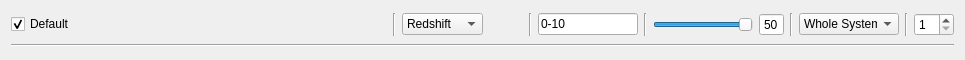
<?xml version="1.0" encoding="UTF-8"?>
<ui version="4.0">
 <class>Form</class>
 <widget class="QWidget" name="Form">
  <property name="windowModality">
   <enum>Qt::WindowModal</enum>
  </property>
  <property name="geometry">
   <rect>
    <x>0</x>
    <y>0</y>
    <width>965</width>
    <height>60</height>
   </rect>
  </property>
  <property name="sizePolicy">
   <sizepolicy hsizetype="Preferred" vsizetype="Fixed">
    <horstretch>0</horstretch>
    <verstretch>0</verstretch>
   </sizepolicy>
  </property>
  <property name="minimumSize">
   <size>
    <width>100</width>
    <height>58</height>
   </size>
  </property>
  <property name="maximumSize">
   <size>
    <width>16777215</width>
    <height>60</height>
   </size>
  </property>
  <property name="windowTitle">
   <string>Form</string>
  </property>
  <property name="windowOpacity">
   <double>0.500000000000000</double>
  </property>
  <property name="autoFillBackground">
   <bool>true</bool>
  </property>
  <property name="styleSheet">
   <string notr="true"/>
  </property>
  <layout class="QVBoxLayout" name="verticalLayout">
   <item>
    <layout class="QHBoxLayout" name="horizontalLayout">
     <property name="sizeConstraint">
      <enum>QLayout::SetDefaultConstraint</enum>
     </property>
     <property name="topMargin">
      <number>0</number>
     </property>
     <item>
      <widget class="QCheckBox" name="checkBox_layerEnable">
       <property name="maximumSize">
        <size>
         <width>16777215</width>
         <height>16777215</height>
        </size>
       </property>
       <property name="autoFillBackground">
        <bool>true</bool>
       </property>
       <property name="styleSheet">
        <string notr="true"/>
       </property>
       <property name="text">
        <string>Default</string>
       </property>
       <property name="checked">
        <bool>true</bool>
       </property>
      </widget>
     </item>
     <item>
      <spacer name="horizontalSpacer">
       <property name="orientation">
        <enum>Qt::Horizontal</enum>
       </property>
       <property name="sizeHint" stdset="0">
        <size>
         <width>40</width>
         <height>20</height>
        </size>
       </property>
      </spacer>
     </item>
     <item>
      <widget class="Line" name="line_6">
       <property name="orientation">
        <enum>Qt::Vertical</enum>
       </property>
      </widget>
     </item>
     <item>
      <widget class="QComboBox" name="comboBox_jobType">
       <property name="enabled">
        <bool>true</bool>
       </property>
       <property name="minimumSize">
        <size>
         <width>70</width>
         <height>0</height>
        </size>
       </property>
       <property name="maximumSize">
        <size>
         <width>100</width>
         <height>16777215</height>
        </size>
       </property>
       <item>
        <property name="text">
         <string>Redshift</string>
        </property>
       </item>
       <item>
        <property name="text">
         <string>Playblast</string>
        </property>
       </item>
      </widget>
     </item>
     <item>
      <spacer name="horizontalSpacer_2">
       <property name="orientation">
        <enum>Qt::Horizontal</enum>
       </property>
       <property name="sizeType">
        <enum>QSizePolicy::Maximum</enum>
       </property>
       <property name="sizeHint" stdset="0">
        <size>
         <width>40</width>
         <height>20</height>
        </size>
       </property>
      </spacer>
     </item>
     <item>
      <widget class="Line" name="line_4">
       <property name="cursor">
        <cursorShape>ArrowCursor</cursorShape>
       </property>
       <property name="mouseTracking">
        <bool>false</bool>
       </property>
       <property name="orientation">
        <enum>Qt::Vertical</enum>
       </property>
      </widget>
     </item>
     <item>
      <widget class="QLineEdit" name="lineEdit_layerRange">
       <property name="enabled">
        <bool>true</bool>
       </property>
       <property name="maximumSize">
        <size>
         <width>100</width>
         <height>16777215</height>
        </size>
       </property>
       <property name="text">
        <string>0-10</string>
       </property>
      </widget>
     </item>
     <item>
      <widget class="Line" name="line_2">
       <property name="orientation">
        <enum>Qt::Vertical</enum>
       </property>
      </widget>
     </item>
     <item>
      <widget class="QSlider" name="layerPrioritySlider">
       <property name="sizePolicy">
        <sizepolicy hsizetype="Preferred" vsizetype="Fixed">
         <horstretch>0</horstretch>
         <verstretch>0</verstretch>
        </sizepolicy>
       </property>
       <property name="minimumSize">
        <size>
         <width>100</width>
         <height>0</height>
        </size>
       </property>
       <property name="maximumSize">
        <size>
         <width>100</width>
         <height>16777215</height>
        </size>
       </property>
       <property name="autoFillBackground">
        <bool>false</bool>
       </property>
       <property name="styleSheet">
        <string notr="true"/>
       </property>
       <property name="maximum">
        <number>50</number>
       </property>
       <property name="value">
        <number>50</number>
       </property>
       <property name="orientation">
        <enum>Qt::Horizontal</enum>
       </property>
       <property name="invertedAppearance">
        <bool>false</bool>
       </property>
       <property name="invertedControls">
        <bool>false</bool>
       </property>
      </widget>
     </item>
     <item>
      <widget class="QSpinBox" name="spinBox_2">
       <property name="maximumSize">
        <size>
         <width>30</width>
         <height>16777215</height>
        </size>
       </property>
       <property name="buttonSymbols">
        <enum>QAbstractSpinBox::NoButtons</enum>
       </property>
       <property name="maximum">
        <number>50</number>
       </property>
       <property name="value">
        <number>50</number>
       </property>
      </widget>
     </item>
     <item>
      <widget class="Line" name="line_5">
       <property name="orientation">
        <enum>Qt::Vertical</enum>
       </property>
      </widget>
     </item>
     <item>
      <widget class="QComboBox" name="comboBox_layerPool">
       <property name="maximumSize">
        <size>
         <width>100</width>
         <height>16777215</height>
        </size>
       </property>
       <item>
        <property name="text">
         <string>Whole System</string>
        </property>
       </item>
       <item>
        <property name="text">
         <string>Yeti</string>
        </property>
       </item>
       <item>
        <property name="text">
         <string>1080TI</string>
        </property>
       </item>
       <item>
        <property name="text">
         <string>Redshift</string>
        </property>
       </item>
       <item>
        <property name="text">
         <string>This Machine</string>
        </property>
       </item>
      </widget>
     </item>
     <item>
      <widget class="Line" name="line_3">
       <property name="orientation">
        <enum>Qt::Vertical</enum>
       </property>
      </widget>
     </item>
     <item>
      <widget class="QSpinBox" name="spinBox_layerPacketSize">
       <property name="maximumSize">
        <size>
         <width>40</width>
         <height>16777215</height>
        </size>
       </property>
       <property name="minimum">
        <number>1</number>
       </property>
       <property name="maximum">
        <number>999</number>
       </property>
      </widget>
     </item>
    </layout>
   </item>
   <item>
    <widget class="Line" name="line">
     <property name="orientation">
      <enum>Qt::Horizontal</enum>
     </property>
    </widget>
   </item>
  </layout>
 </widget>
 <resources/>
 <connections>
  <connection>
   <sender>layerPrioritySlider</sender>
   <signal>valueChanged(int)</signal>
   <receiver>spinBox_2</receiver>
   <slot>setValue(int)</slot>
   <hints>
    <hint type="sourcelabel">
     <x>751</x>
     <y>35</y>
    </hint>
    <hint type="destinationlabel">
     <x>857</x>
     <y>34</y>
    </hint>
   </hints>
  </connection>
  <connection>
   <sender>spinBox_2</sender>
   <signal>valueChanged(int)</signal>
   <receiver>layerPrioritySlider</receiver>
   <slot>setValue(int)</slot>
   <hints>
    <hint type="sourcelabel">
     <x>857</x>
     <y>34</y>
    </hint>
    <hint type="destinationlabel">
     <x>751</x>
     <y>35</y>
    </hint>
   </hints>
  </connection>
  <connection>
   <sender>checkBox_layerEnable</sender>
   <signal>toggled(bool)</signal>
   <receiver>lineEdit_layerRange</receiver>
   <slot>setVisible(bool)</slot>
   <hints>
    <hint type="sourcelabel">
     <x>19</x>
     <y>23</y>
    </hint>
    <hint type="destinationlabel">
     <x>636</x>
     <y>34</y>
    </hint>
   </hints>
  </connection>
  <connection>
   <sender>checkBox_layerEnable</sender>
   <signal>toggled(bool)</signal>
   <receiver>line_4</receiver>
   <slot>setVisible(bool)</slot>
   <hints>
    <hint type="sourcelabel">
     <x>17</x>
     <y>22</y>
    </hint>
    <hint type="destinationlabel">
     <x>625</x>
     <y>27</y>
    </hint>
   </hints>
  </connection>
  <connection>
   <sender>checkBox_layerEnable</sender>
   <signal>toggled(bool)</signal>
   <receiver>line_2</receiver>
   <slot>setVisible(bool)</slot>
   <hints>
    <hint type="sourcelabel">
     <x>105</x>
     <y>33</y>
    </hint>
    <hint type="destinationlabel">
     <x>740</x>
     <y>28</y>
    </hint>
   </hints>
  </connection>
  <connection>
   <sender>checkBox_layerEnable</sender>
   <signal>toggled(bool)</signal>
   <receiver>layerPrioritySlider</receiver>
   <slot>setVisible(bool)</slot>
   <hints>
    <hint type="sourcelabel">
     <x>17</x>
     <y>27</y>
    </hint>
    <hint type="destinationlabel">
     <x>751</x>
     <y>35</y>
    </hint>
   </hints>
  </connection>
  <connection>
   <sender>checkBox_layerEnable</sender>
   <signal>toggled(bool)</signal>
   <receiver>spinBox_2</receiver>
   <slot>setVisible(bool)</slot>
   <hints>
    <hint type="sourcelabel">
     <x>105</x>
     <y>33</y>
    </hint>
    <hint type="destinationlabel">
     <x>857</x>
     <y>34</y>
    </hint>
   </hints>
  </connection>
  <connection>
   <sender>checkBox_layerEnable</sender>
   <signal>toggled(bool)</signal>
   <receiver>line_3</receiver>
   <slot>setVisible(bool)</slot>
   <hints>
    <hint type="sourcelabel">
     <x>19</x>
     <y>23</y>
    </hint>
    <hint type="destinationlabel">
     <x>1006</x>
     <y>27</y>
    </hint>
   </hints>
  </connection>
  <connection>
   <sender>checkBox_layerEnable</sender>
   <signal>toggled(bool)</signal>
   <receiver>spinBox_layerPacketSize</receiver>
   <slot>setVisible(bool)</slot>
   <hints>
    <hint type="sourcelabel">
     <x>30</x>
     <y>27</y>
    </hint>
    <hint type="destinationlabel">
     <x>1017</x>
     <y>34</y>
    </hint>
   </hints>
  </connection>
  <connection>
   <sender>checkBox_layerEnable</sender>
   <signal>toggled(bool)</signal>
   <receiver>comboBox_layerPool</receiver>
   <slot>setVisible(bool)</slot>
   <hints>
    <hint type="sourcelabel">
     <x>22</x>
     <y>26</y>
    </hint>
    <hint type="destinationlabel">
     <x>902</x>
     <y>34</y>
    </hint>
   </hints>
  </connection>
  <connection>
   <sender>checkBox_layerEnable</sender>
   <signal>toggled(bool)</signal>
   <receiver>line_3</receiver>
   <slot>setVisible(bool)</slot>
   <hints>
    <hint type="sourcelabel">
     <x>28</x>
     <y>22</y>
    </hint>
    <hint type="destinationlabel">
     <x>1006</x>
     <y>40</y>
    </hint>
   </hints>
  </connection>
  <connection>
   <sender>checkBox_layerEnable</sender>
   <signal>toggled(bool)</signal>
   <receiver>line_4</receiver>
   <slot>setVisible(bool)</slot>
   <hints>
    <hint type="sourcelabel">
     <x>105</x>
     <y>33</y>
    </hint>
    <hint type="destinationlabel">
     <x>625</x>
     <y>32</y>
    </hint>
   </hints>
  </connection>
  <connection>
   <sender>checkBox_layerEnable</sender>
   <signal>toggled(bool)</signal>
   <receiver>line_5</receiver>
   <slot>setVisible(bool)</slot>
   <hints>
    <hint type="sourcelabel">
     <x>17</x>
     <y>23</y>
    </hint>
    <hint type="destinationlabel">
     <x>891</x>
     <y>23</y>
    </hint>
   </hints>
  </connection>
  <connection>
   <sender>checkBox_layerEnable</sender>
   <signal>toggled(bool)</signal>
   <receiver>comboBox_jobType</receiver>
   <slot>setVisible(bool)</slot>
   <hints>
    <hint type="sourcelabel">
     <x>22</x>
     <y>32</y>
    </hint>
    <hint type="destinationlabel">
     <x>562</x>
     <y>25</y>
    </hint>
   </hints>
  </connection>
  <connection>
   <sender>checkBox_layerEnable</sender>
   <signal>toggled(bool)</signal>
   <receiver>line_6</receiver>
   <slot>setVisible(bool)</slot>
   <hints>
    <hint type="sourcelabel">
     <x>19</x>
     <y>25</y>
    </hint>
    <hint type="destinationlabel">
     <x>511</x>
     <y>20</y>
    </hint>
   </hints>
  </connection>
 </connections>
</ui>
